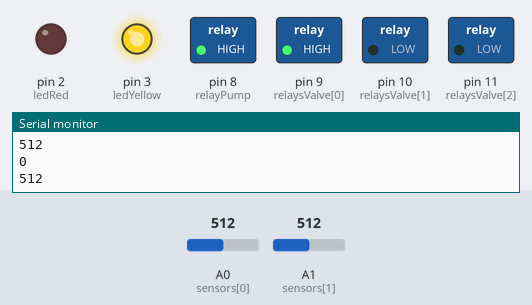
The sketch below on a simulated Arduino Uno, built with avr-gcc and run on an emulated ATmega328P. On the bench: switched loads named in the sketch (green lamp = pin HIGH), output pins drawn as LEDs (lit = HIGH), the last lines printed to the serial monitor. The test bench sets the inputs (shaded band); at power-on: A0 (sensors[0]) = 512, A1 (sensors[1]) = 512.

Above: at 5.8 s.
5.9 s: A0 (sensors[0]) set to 319
11.9 s: A0 (sensors[0]) set to 292
At 15.3 s:
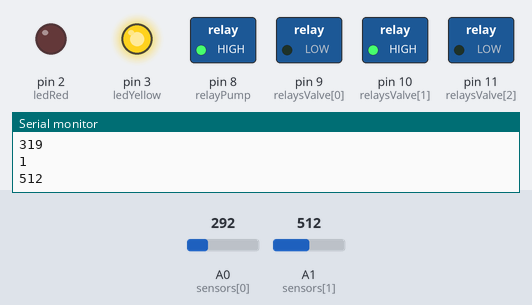
Timing chart, 0 to 16.8 s (numbered marks = the images above; inputs shaded):
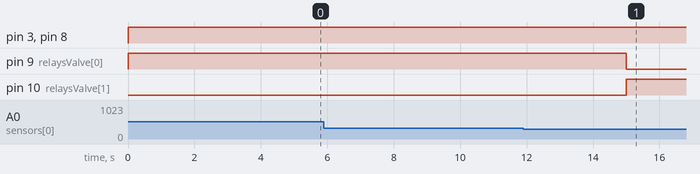

Measured:
- the behaviour switches between 301 and 300 on A0 (sensors[0]) (found by bisection; images 0 and 1)
- after the input at 11.9 s, pin 9 (relaysValve[0]): HIGH → LOW after 3.1 s; pin 10 (relaysValve[1]): LOW → HIGH after 3.1 s

The sketch:

arduino_code.ino
```cpp
/*
Flower Soil Mosture Sensor
D2 - Soil Mosture Sensor
D3 - Relay module
D4:D5 - LEDS 1,2
LED1 - Green
LED2 - Red
Connect the Soil Moisture Sensor to Digital input pin 2 and your 2 led's to digital out 4-5
*/

// int moistureSensorA2 = A2;
// int moistureSensorA1 = A1;
// int moistureSensorA0 = A0;
int relayPump = 8;

// int relayValveBlue = 9;
// int relayValveRed = 10;

int relaysValve[] = {9, 10, 11};

int sensors[] = {A0, A1, A2};
const int sensorsCount = 3;

int ledRed = 2;
int ledYellow = 3;

// boolean flag[] = {false, false, false};

int sensorsValue[sensorsCount];

void setup(){
  // setting the led pins to outputs

  pinMode(relayPump, OUTPUT);

  for(int i = 0; i < sensorsCount; i++){
    pinMode(sensors[i], INPUT);
    pinMode(relaysValve[i], OUTPUT);
  }

  // setting the led pins to outputs
  pinMode(ledRed, OUTPUT);
  pinMode(ledYellow, OUTPUT);

  // setting the Relay pin to output

  // Serial Begin so we can see the data from the moisture sensor in our serial input window.
  Serial.begin(9600);
}

int checkSensor(int index){
  sensorsValue[index] = analogRead(sensors[index]);

  if(sensorsValue[index] >= 500){
    digitalWrite(ledRed, LOW);
    digitalWrite(ledYellow, HIGH);

    while(sensorsValue[index] > 300){
      digitalWrite(relaysValve[index], HIGH);
      digitalWrite(relayPump, HIGH);

      Serial.println(index);
      Serial.println(sensorsValue[index]);

      delay(5000);

      digitalWrite(relayPump, LOW);
      digitalWrite(relaysValve[index], LOW);

      sensorsValue[index] = analogRead(sensors[index]);
    }

    digitalWrite(ledYellow, LOW);
    digitalWrite(ledRed, HIGH);

  }


  /*if(sensorsValue[index] >= 500 && flag[index] == false){
    digitalWrite(ledRed, LOW);
    digitalWrite(ledYellow, HIGH);
    digitalWrite(relaysValve[index], HIGH);
    digitalWrite(relayPump, HIGH);
    delay(1000);
    flag[index] = true;
    digitalWrite(relayPump, LOW);
    digitalWrite(relaysValve[index], LOW);
    digitalWrite(ledYellow, LOW);
    digitalWrite(ledRed, HIGH);
  }

  if(sensorsValue[index] <= 300 && flag[index] == true){
    flag[index] = false;
    delay(1000);
  }*/

}

// the loop routine runs over and over again forever:

void loop(){
  //digitalWrite(ledRed, HIGH);


  //digitalWrite(ledRed, HIGH);
  // read the input on digital pin 2:
  // int sensorValueA2 = analogRead(moistureSensorA2);
  // int sensorValueA1 = analogRead(moistureSensorA1);
  // int sensorValueA0 = analogRead(moistureSensorA0);
  // print out the value you read:

  //Serial.println(sensorValue2);
  /*Serial.print("Data: A0-");
  Serial.print(sensorValueA0);
  Serial.print(" and A1-");
  Serial.print(sensorValueA1);
  Serial.print(" and A2-");
  Serial.println(sensorValueA2);
  digitalWrite(relayPump, HIGH);
  digitalWrite(led1, LOW);
  digitalWrite(led2, HIGH);
  if (sensorValue2 == 1) {
    digitalWrite(led1, HIGH);
    digitalWrite(led2, LOW);
    digitalWrite(relayPump, LOW);
    Serial.println("Watering");
    delay(10000);
    // run pump for 10 seconds
    Serial.println("Finished watering");
  }
  delay(1000);*/

  /*digitalWrite(relayValveBlue, HIGH);
  Serial.println("Blue");
  delay(3000);
  digitalWrite(relayValveBlue, LOW);
  */


  /*while(true){
    digitalWrite(ledRed, HIGH);

    digitalWrite(relaysValve[1], HIGH);
    digitalWrite(relayPump, HIGH);
    delay(5000);

    digitalWrite(relaysValve[2], HIGH);
    digitalWrite(relaysValve[1], LOW);
    delay(5000);

    digitalWrite(relaysValve[0], HIGH);
    digitalWrite(relaysValve[2], LOW);
    delay(5000);


    digitalWrite(relayPump, LOW);
    digitalWrite(relaysValve[0], LOW);

    digitalWrite(ledRed, LOW);
    delay(2000);
  }*/

  /*while(true){
    digitalWrite(ledRed, HIGH);
    digitalWrite(relaysValve[1], HIGH);
    delay(3000);
    digitalWrite(relaysValve[1], LOW);
    delay(3000);

    digitalWrite(relaysValve[2], HIGH);
    delay(3000);
    digitalWrite(relaysValve[2], LOW);
    delay(3000);

    digitalWrite(relaysValve[0], HIGH);
    delay(3000);
    digitalWrite(relaysValve[0], LOW);
    delay(3000);
  }*/

  // delay 1 second between reads


  // Real code
  String postRequest = (String)sensorsCount;
  for(int i = 0; i < sensorsCount; i++){
    checkSensor(i);
    postRequest = postRequest + '.' + (String)sensorsValue[i];
  }
  Serial.println(postRequest);
  delay(3000);
}
```
